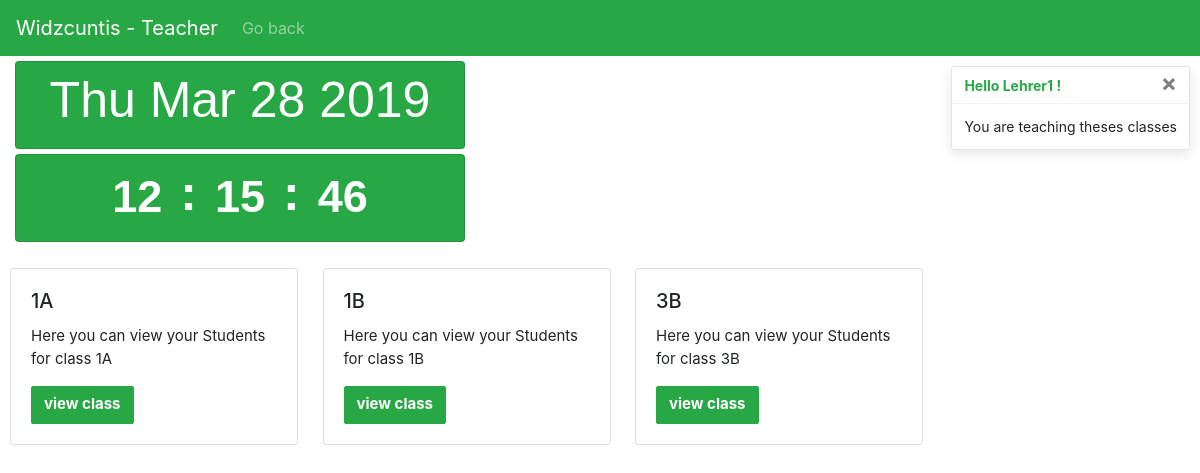
Page /users/home/logged_t/1 (signed in) on the committed database.
### users/models.py (models this page shows)
class CustomUser(AbstractUser):
    def __str__(self):
        return self.last_name

### school/models.py (models this page shows, shortened)
class Class(models.Model):
    class_name = models.CharField(max_length=200)

### users/views.py (the view)
# urls.py: path('home/logged_t/<int:pk>', views.TeacherHome.as_view(), name='TeacherHome'),
class TeacherHome(generic.ListView):
    template_name='teacher_home.html'
    context_object_name= 'class_list'
    def get_queryset(self):
        l=[]
        pk=self.kwargs['pk']
        if(self.request.user.is_authenticated):
            user=  self.request.user
        authorized=False
        for i in Teacher.objects.all():
            if(i.id==pk and i.user.id==user.id):
                authorized=True
        if(authorized==False):
            return l
        for i in Class.objects.all():
            clatea=False
            for j in Clatea.objects.all():
                if(j.klasse.class_name==i.class_name and j.teacher.id == pk):
                    clatea=True
            if(clatea):
                l.append(i)
                clatea=False
        return l

### templates/teacher_home.html (shortened to what this page needs)
{% extends 'base.html' %}
{% load bootstrap4 %}
{% block content %}
{% if class_list %}
<nav class="navbar navbar-expand-lg navbar-dark bg-success">
    <a class="navbar-brand" href="{% url 'BackHome' %}">Widzcuntis - Teacher</a>
    <div class="collapse navbar-collapse" id="navbarText">
      <ul class="navbar-nav">
        <li class="nav-item">
          <a class="nav-link" href="{% url 'BackHome' %}">Go back</a>
        </li>
      </ul>
    </div>
  </nav>
  <div role="alert" aria-live="assertive" aria-atomic="true" style="position: relative; min-height: 0px;" >
    <div class="toast" data-autohide="false">
        <div class="toast-header">
          <strong class="mr-auto text-success">Hello {{ user.username }} !</strong>
          <button type="button" class="ml-2 mb-1 close" data-dismiss="toast">&times;</button>
        </div>
        <div class="toast-body">
            You are teaching theses classes</div>
      </div>
    </div>
  <div class="col-md-3 container">
    <div class="card width=75 bg-success text-white rounded datee">
      <h2 class="card-title text-center">
      <div class="d-flex flex-wrap justify-content-center mt-2">
        <p id="demo" class="datum"></p>
      </div>
    </div>
  <div class="card width=75 bg-success text-white rounded clock">
    <h3 class="card-title text-center">
    <div class="d-flex flex-wrap justify-content-center mt-2">
     <a><span class="badge hours"></span></a> <p class="colon">:</p>
     <a><span class="badge min"></span></a> <p class="colon">:</p>
     <a><span class="badge sec"></span></a>
    </div>
    </h3>
  </div>
  </div>
        {% for class in class_list %}
        <div class="card cardgrade" style="width: 18rem;">
            <div class="card-body">
              <h5 class="card-title">{{ class.class_name  }}</h5>
              <p class="card-text">Here you can view your Students for class {{ class.class_name  }}</p>
              <a href="{% url 'ClassTeacher' class.id %}" class="btn btn-success">view class</a>
            </div>
        </div>
        {% endfor %}
{% else %}
    <p>There are no entries or you are not authorized.</p>
    <a href="{% url 'BackHome' %}">Go Home</a>
{% endif %}
{% endblock %}

### templates/base.html (style rules this page uses)
body { background: white url("/static/auth3/images/reclaimer.png") no-repeat; }
.cardtitle1,.text-center { font-family: 'Helvetica'; font-size: 60px; }
.cardgrade { display:inline-block; margin:10px; }
.colon { font-family: 'Arial'; font-size: 50px; font-weight: bold; }
.container,.datee,.clock { margin: 5px; margin-left: 0px; }
.datum { font-family: 'Arial'; font-size: 50px; }
.datee,.clock { width: 450px; height: 88px; }
.toast { position: absolute; top: 0; right: 0; margin-right: 10px; margin-top: 10px; margin-bottom: 10px; }
.form-control, .btn { min-height: 38px; border-radius: 2px; }
.btn { font-size: 15px; font-weight: bold; }
p { font-size: 15px; }

### rows in the picture
CustomUser: username "Lehrer1"
Class: class_name "1A"
Class: class_name "1B"
Class: class_name "3B"
